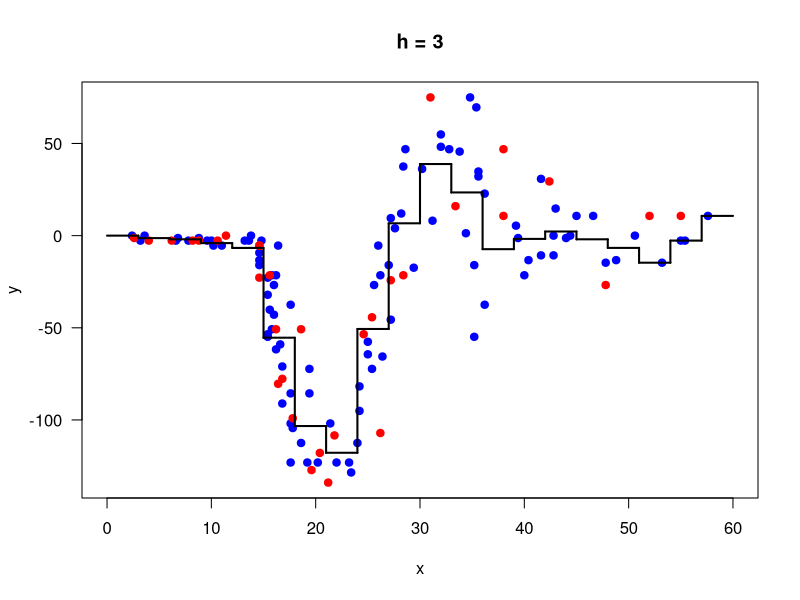
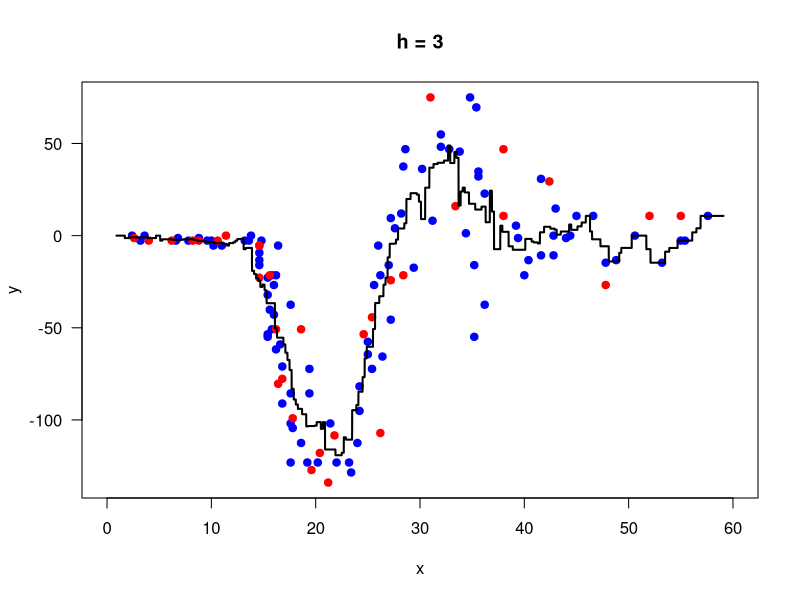
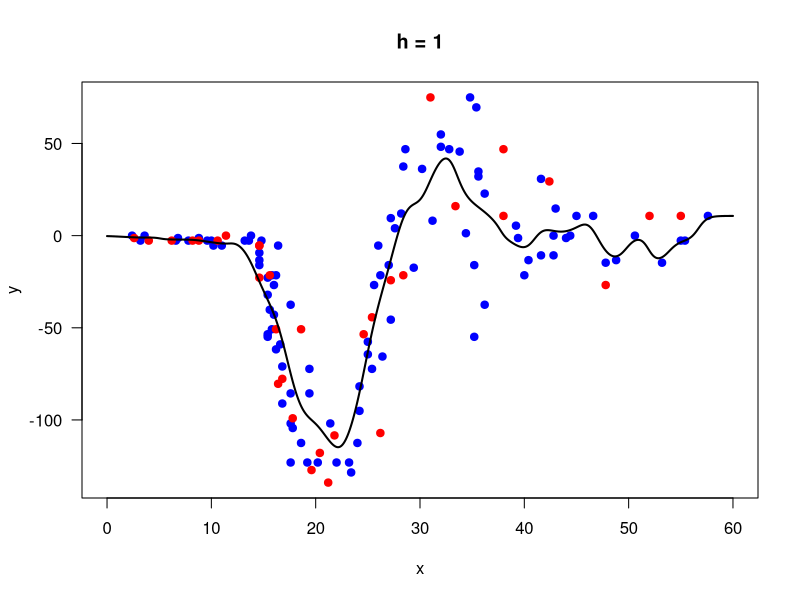

Here is the R script that generated these plots, in order:
data_set <-  read.csv("hw04_data_set.csv", header=TRUE)

train_set <- data_set[1:100,]

test_set <- data_set[101:133,]

x <- data_set$x
y <- data_set$y 

x_train <- train_set$x
y_train <- train_set$y

x_test <- test_set$x
y_test <- test_set$y

minimum_value <- 0
maximum_value <- 60
data_interval <- seq(from = minimum_value, to = maximum_value, by = 0.01)
origin <- 0
bin_width <- 3
left_borders <- seq(from = minimum_value, to = maximum_value - bin_width, by = bin_width)
right_borders <- seq(from = minimum_value + bin_width, to = maximum_value, by = bin_width)
bin_count <- length(left_borders)
N <- length(x)


plot_data_points <- function(){
  plot(x_train, y_train, type = "p", pch = 19, col = "blue",
       ylim = c(min(y), max(y)), xlim = c(minimum_value, maximum_value),
       ylab = "y", xlab = "x", las = 1, main = sprintf("h = %g", bin_width))
  points(x_test, y_test, type = "p", pch = 19, col = "red")
}





y_predicted <- sapply(1:bin_count, function(b) {
  same_bin <- (left_borders[b] < x_train & x_train <= right_borders[b])
  return(sum(same_bin * y_train) / sum (same_bin))
})

plot_data_points()
for (b in 1:bin_count) {
  lines(c(left_borders[b], right_borders[b]), c(y_predicted[b], y_predicted[b]), lwd = 2, col = "black")
  if (b < bin_count) {
    lines(c(right_borders[b], right_borders[b]), c(y_predicted[b], y_predicted[b + 1]), lwd = 2, col = "black") 
  }
}

rmse <- sqrt(mean(sapply(1:length(x_test), function(i){
  
  current_bin_index <- Position(function(b){left_borders[b] < x_test[i] & x_test[i] <= right_borders[b]}, 1:bin_count)
  
  return ((y_test[i] - y_predicted[ current_bin_index ])^2)
})))

print(sprintf("Regressogram => RMSE is %.4f when h is %g", rmse, bin_width))


weighted_learner_template <- function(algorithm_name, bin_width, weight_func){
  smoother <- function(x) {
    weight <- weight_func((x - x_train) / bin_width)
    return(sum(weight * y_train) / sum(weight))
  }
  
  p_head <- sapply(data_interval, smoother)
  
  plot_data_points()
  lines(data_interval, p_head, type = "l", lwd = 2, col = "black")
  
  rmse <- sqrt(mean((y_test - sapply(x_test, smoother))^2))
  print(sprintf("%s => RMSE is %.4f when h is %g", algorithm_name, rmse, bin_width))
}

# running mean smoother
bin_width <- 3
weighted_learner_template("Running Mean Smoother", bin_width, function(region){-0.5 <= region & region < 0.5})

# kernel smoother
bin_width <- 1
weighted_learner_template("Kernel Smoother", bin_width, function(region){exp(-(region^2)/2) / sqrt(2 * pi) })



